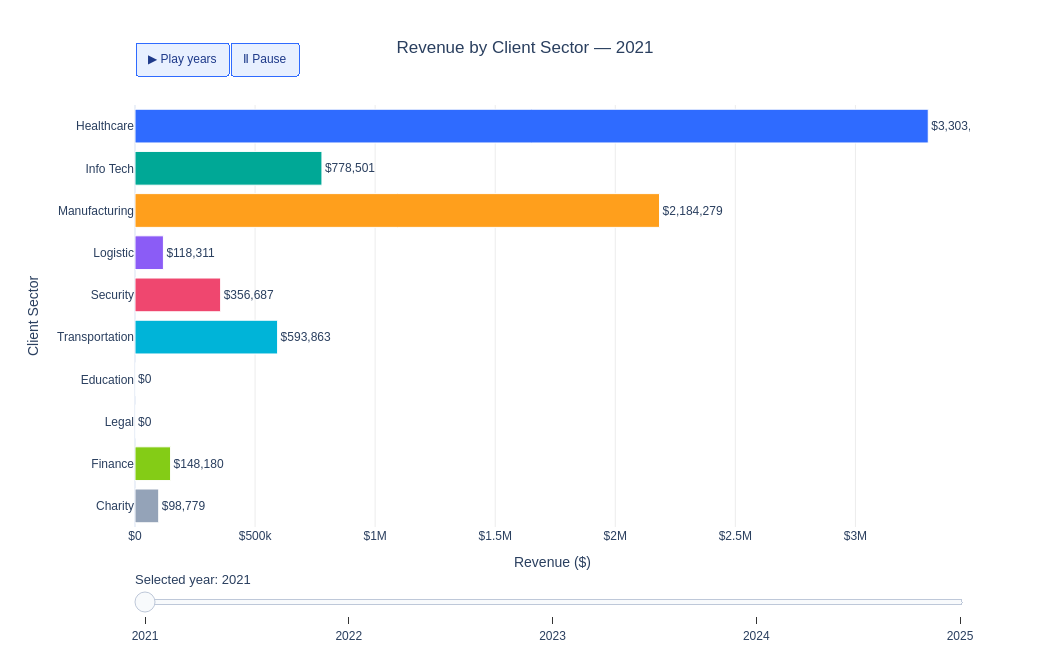

This figure's notebook cell:
### Code cell
# ============================================================
# Cell: Graph 2 - Plotly Graph Objects Chart
# ============================================================

import plotly.graph_objects as go

# Vibrant but controlled sector colours
sector_colours = {
    "Healthcare": "#2F6BFF",
    "Info Tech": "#00A896",
    "Manufacturing": "#FF9F1C",
    "Logistic": "#8B5CF6",
    "Security": "#EF476F",
    "Transportation": "#00B4D8",
    "Education": "#F15BB5",
    "Legal": "#6C63FF",
    "Finance": "#84CC16",
    "Charity": "#94A3B8"
}

years = sorted(sector_revenue_complete["YEAR"].unique())
first_year = years[0]

# Prepare the initial year
initial_data = (
    sector_revenue_complete[
        sector_revenue_complete["YEAR"] == first_year
    ]
    .set_index("SECTOR")
    .reindex(sector_order_list)
    .reset_index()
)

fig = go.Figure(
    data=[
        go.Bar(
            x=initial_data["REVENUE"],
            y=initial_data["SECTOR"],
            orientation="h",
            marker=dict(
                color=[
                    sector_colours.get(sector, "#CBD5E1")
                    for sector in initial_data["SECTOR"]
                ],
                line=dict(
                    color="white",
                    width=1
                )
            ),
            text=initial_data["REVENUE"],
            texttemplate="$%{text:,.0f}",
            textposition="outside",
            customdata=initial_data[["REVENUE SHARE"]],
            hovertemplate=(
                "<b>%{y}</b><br>"
                "Revenue: $%{x:,.0f}<br>"
                "Share of annual revenue: %{customdata[0]:.1f}%"
                "<extra></extra>"
            )
        )
    ]
)

# Create one animation frame for each year
fig.frames = [
    go.Frame(
        name=str(year),
        data=[
            go.Bar(
                x=(
                    sector_revenue_complete[
                        sector_revenue_complete["YEAR"] == year
                    ]
                    .set_index("SECTOR")
                    .reindex(sector_order_list)["REVENUE"]
                ),
                y=sector_order_list,
                orientation="h",
                marker=dict(
                    color=[
                        sector_colours.get(sector, "#CBD5E1")
                        for sector in sector_order_list
                    ],
                    line=dict(
                        color="white",
                        width=1
                    )
                ),
                text=(
                    sector_revenue_complete[
                        sector_revenue_complete["YEAR"] == year
                    ]
                    .set_index("SECTOR")
                    .reindex(sector_order_list)["REVENUE"]
                ),
                texttemplate="$%{text:,.0f}",
                textposition="outside",
                customdata=(
                    sector_revenue_complete[
                        sector_revenue_complete["YEAR"] == year
                    ]
                    .set_index("SECTOR")
                    .reindex(sector_order_list)[["REVENUE SHARE"]]
                ),
                hovertemplate=(
                    "<b>%{y}</b><br>"
                    "Revenue: $%{x:,.0f}<br>"
                    "Share of annual revenue: %{customdata[0]:.1f}%"
                    "<extra></extra>"
                )
            )
        ],
        layout=go.Layout(
            title_text=f"Revenue by Client Sector — {year}"
        )
    )
    for year in years
]

# Year slider
slider_steps = [
    dict(
        method="animate",
        label=str(year),
        args=[
            [str(year)],
            {
                "mode": "immediate",
                "frame": {
                    "duration": 500,
                    "redraw": True
                },
                "transition": {
                    "duration": 300
                }
            }
        ]
    )
    for year in years
]

fig.update_layout(
    template="plotly_white",

    width=1050,
    height=650,

    title=dict(
        text=f"Revenue by Client Sector — {first_year}",
        x=0.5
    ),

    font=dict(
        family="Arial",
        size=12
    ),

    xaxis=dict(
        title="Revenue ($)",
        tickprefix="$",
        tickformat="~s",
        rangemode="tozero",
        gridcolor="rgba(0, 0, 0, 0.08)"
    ),

    yaxis=dict(
        title="Client Sector",
        categoryorder="array",
        categoryarray=sector_order_list
    ),

    margin=dict(
        l=135,
        r=80,
        t=105,
        b=120
    ),

    sliders=[
        dict(
            active=0,
            currentvalue=dict(
                prefix="Selected year: ",
                font=dict(size=13)
            ),
            pad=dict(
                t=40
            ),
            steps=slider_steps
        )
    ],

    updatemenus=[
        dict(
            type="buttons",
            direction="right",
            showactive=False,

            x=0,
            xanchor="left",
            y=1.15,
            yanchor="top",

            bgcolor="#E8F0FF",
            bordercolor="#2F6BFF",
            borderwidth=1,

            font=dict(
                color="#1E3A8A",
                size=12
            ),

            buttons=[
                dict(
                    label="▶ Play years",
                    method="animate",
                    args=[
                        None,
                        {
                            "fromcurrent": True,
                            "frame": {
                                "duration": 900,
                                "redraw": True
                            },
                            "transition": {
                                "duration": 350
                            }
                        }
                    ]
                ),
                dict(
                    label="Ⅱ Pause",
                    method="animate",
                    args=[
                        [None],
                        {
                            "mode": "immediate",
                            "frame": {
                                "duration": 0,
                                "redraw": False
                            },
                            "transition": {
                                "duration": 0
                            }
                        }
                    ]
                )
            ]
        )
    ]
)

fig.show()

### Figure 1 — Plotly figure (JSON) as saved in the notebook; plotly's stock layout.template omitted (floating-point values rounded to 4 significant figures)
{"data": [{"customdata": [[1.303], [1.954], [0], [0], [7.833], [4.704], [1.56], [28.81], [10.27], [43.57]], "hovertemplate": "<b>%{y}</b><br>Revenue: $%{x:,.0f}<br>Share of annual revenue: %{customdata[0]:.1f}%<extra></extra>", "marker": {"color": ["#94A3B8", "#84CC16", "#6C63FF", "#F15BB5", "#00B4D8", "#EF476F", "#8B5CF6", "#FF9F1C", "#00A896", "#2F6BFF"], "line": {"color": "white", "width": 1}}, "orientation": "h", "text": [98779, 148180, 0, 0, 593863, 356687, 118311, 2184279, 778501, 3303311], "textposition": "outside", "texttemplate": "$%{text:,.0f}", "type": "bar", "x": [98779, 148180, 0, 0, 593863, 356687, 118311, 2184279, 778501, 3303311], "y": ["Charity", "Finance", "Legal", "Education", "Transportation", "Security", "Logistic", "Manufacturing", "Info Tech", "Healthcare"]}], "layout": {"font": {"family": "Arial", "size": 12}, "height": 650, "margin": {"b": 120, "l": 135, "r": 80, "t": 105}, "sliders": [{"active": 0, "currentvalue": {"font": {"size": 13}, "prefix": "Selected year: "}, "pad": {"t": 40}, "steps": [{"args": [["2021"], {"frame": {"duration": 500, "redraw": true}, "mode": "immediate", "transition": {"duration": 300}}], "label": "2021", "method": "animate"}, {"args": [["2022"], {"frame": {"duration": 500, "redraw": true}, "mode": "immediate", "transition": {"duration": 300}}], "label": "2022", "method": "animate"}, {"args": [["2023"], {"frame": {"duration": 500, "redraw": true}, "mode": "immediate", "transition": {"duration": 300}}], "label": "2023", "method": "animate"}, {"args": [["2024"], {"frame": {"duration": 500, "redraw": true}, "mode": "immediate", "transition": {"duration": 300}}], "label": "2024", "method": "animate"}, {"args": [["2025"], {"frame": {"duration": 500, "redraw": true}, "mode": "immediate", "transition": {"duration": 300}}], "label": "2025", "method": "animate"}]}], "title": {"text": "Revenue by Client Sector — 2021", "x": 0.5}, "updatemenus": [{"bgcolor": "#E8F0FF", "bordercolor": "#2F6BFF", "borderwidth": 1, "buttons": [{"args": [null, {"frame": {"duration": 900, "redraw": true}, "fromcurrent": true, "transition": {"duration": 350}}], "label": "▶ Play years", "method": "animate"}, {"args": [[null], {"frame": {"duration": 0, "redraw": false}, "mode": "immediate", "transition": {"duration": 0}}], "label": "Ⅱ Pause", "method": "animate"}], "direction": "right", "font": {"color": "#1E3A8A", "size": 12}, "showactive": false, "type": "buttons", "x": 0, "xanchor": "left", "y": 1.15, "yanchor": "top"}], "width": 1050, "xaxis": {"gridcolor": "rgba(0, 0, 0, 0.08)", "rangemode": "tozero", "tickformat": "~s", "tickprefix": "$", "title": {"text": "Revenue ($)"}}, "yaxis": {"categoryarray": ["Charity", "Finance", "Legal", "Education", "Transportation", "Security", "Logistic", "Manufacturing", "Info Tech", "Healthcare"], "categoryorder": "array", "title": {"text": "Client Sector"}}}}
